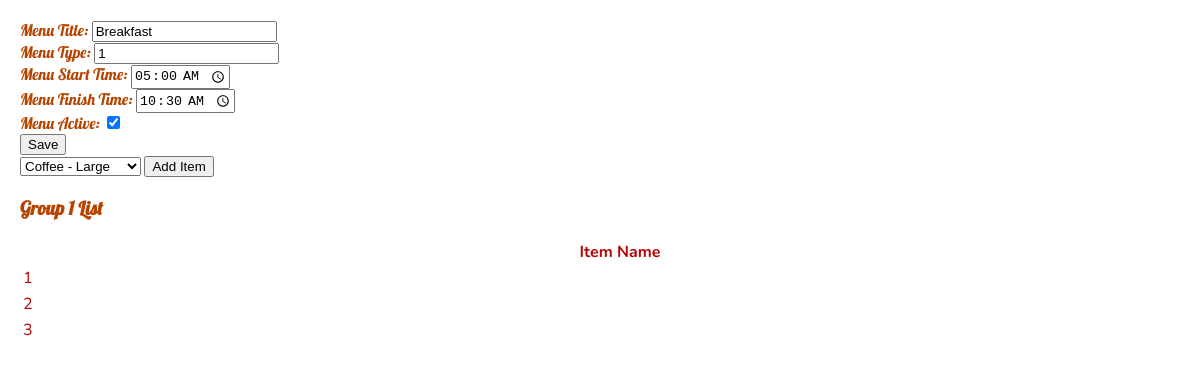
Page /menuSetupEdit/1 (signed in) on the earlier database version.
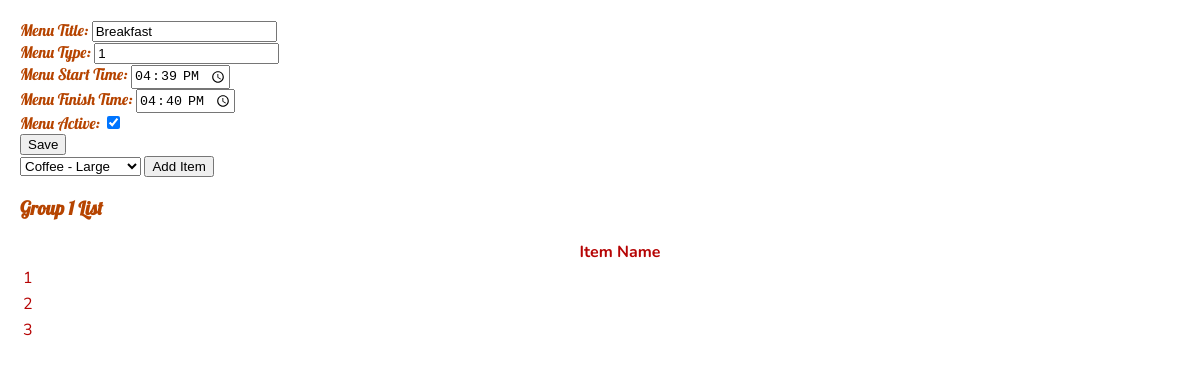
Same page on the later database version.
### website/models.py (models this page shows)
class ShopMenus(db.Model):
    shopMenuID = db.Column(db.Integer, primary_key=True)
    displayID = db.Column(db.Integer, db.ForeignKey('displays.displayID'))
    menuTypeID = db.Column(db.Integer, db.ForeignKey('menus.menuID'))
    menuTitle = db.Column(db.String(50), nullable=False)
    menuStartTime = db.Column(db.Time, nullable=False)
    menuFinishTime = db.Column(db.Time, nullable=False)
    menuActive = db.Column(db.Boolean, nullable=False)

### website/displays.py (the view, shortened to what this page needs)
@displays.route('/menuSetupEdit/<int:shopMenu_id>', methods=['GET', 'POST'])
@login_required
def menuSetupEdit(shopMenu_id):
    shopMenuID = shopMenu_id
    user = current_user
    items = Items.query.filter_by(primaryUserID=user.id).all()
    menuItems = MenuItems.query.filter_by(menuID=shopMenuID)
    shopMenus = ShopMenus.query.all()
    shopMenu = ShopMenus.query.get(shopMenuID)
    newMenuActive_alt = 'on' if shopMenu.menuActive else 'off'
    return render_template("menuSetupEdit.html",
                           user=user,
                           shopMenus=shopMenus,
                           shopMenu=shopMenu,
                           newMenuActive_alt=newMenuActive_alt,
                           menuItems=menuItems,
                           items=items)

### website/__init__.py (called while the page is built)
def create_app():
    app = Flask(__name__)
    app.config['SECRET_KEY'] = 'itAlwaysWorksInTheEnd'
    app.config['SQLALCHEMY_DATABASE_URI'] = f'sqlite:///{DB_NAME}'
    db.init_app(app)
    from .views import views
    from .displays import displays
    from .auth import auth
    app.register_blueprint(views, url_prefix='/')
    app.register_blueprint(displays, url_prefix='/')
    app.register_blueprint(auth, url_prefix='/')
    from .models import Users, Shops, Displays, Advertisements, ShopAds, Items, Menus, ShopMenus, MenuItems
    with app.app_context():
        db.create_all()
    login_manager = LoginManager()
    login_manager.login_view = 'auth.login'
    login_manager.init_app(app)
    @login_manager.user_loader
    def load_user(id):
        return Users.query.get(int(id))
    return app

### website/templates/menuSetupEdit.html (shortened to what this page needs)
{% extends "base.html" %} {% block title %}Menu Setup{% endblock %}
{% block content %}
    <form method="POST" action="{{ url_for('displays.menuSetupEdit', shopMenu_id=shopMenu.shopMenuID) }}">
        <div class="form-group">
            <label for="newMenuTitle">Menu Title:</label>
            <input type="text" class="form-control" id="newMenuTitle" name="newMenuTitle" value="{{ shopMenu.menuTitle }}">
        </div>
        <div class="form-group">
            <label for="newMenuTypeID">Menu Type:</label>
            <input type="text" class="form-control" id="newMenuTypeID" name="newMenuTypeID" value="{{ shopMenu.menuTypeID }}">
        </div>
        <div class="form-group">
            <label for="newMenuStartTime">Menu Start Time:</label>
            <input type="time" class="form-control" id="newMenuStartTime" name="newMenuStartTime" value="{{ shopMenu.menuStartTime }}">
        </div>
        <div class="form-group">
            <label for="newMenuFinishTime">Menu Finish Time:</label>
            <input type="time" class="form-control" id="newMenuFinishTime" name="newMenuFinishTime" value="{{ shopMenu.menuFinishTime }}">
        </div>
        <div class="form-group">
            <label for="newMenuActive_alt">Menu Active:</label>
            <input type="checkbox" class="form-control" id="newMenuActive_alt" name="newMenuActive_alt" {% if shopMenu.menuActive %}checked{% endif %}>
        </div>
        <button type="submit" class="btn btn-primary">Save</button>
    </form>
    {% if shopMenu.menuTypeID == 1 %}
        <form method="POST" action="{{ url_for('displays.menuSetupEdit', shopMenu_id=shopMenu.shopMenuID) }}">
            <select name="item">
                {% for item in items %}
                    <option value="{{ item.itemID }}">{{ item.itemName }}</option>
                {% endfor %}
            </select>
            <input type="submit" value="Add Item">
        </form>
    <div>
    <h3>Group 1 List</h3>
        <table>
            <thead>
                <tr>
                <th>Item Name</th>
                </tr>
            </thead>
            <tbody>
            {% for menuItem in menuItems %}
                    <td>{{ menuItem.itemID }}</td>
            {% endfor %}
            </tbody>
        </table>
    </div>
    {% endif %}
{% endblock %}

Differences in the rows shown:
changed ShopMenus "Breakfast": newMenuStartTime "05:00:00" → "16:39:00"; newMenuFinishTime "10:30:00" → "16:40:00"
